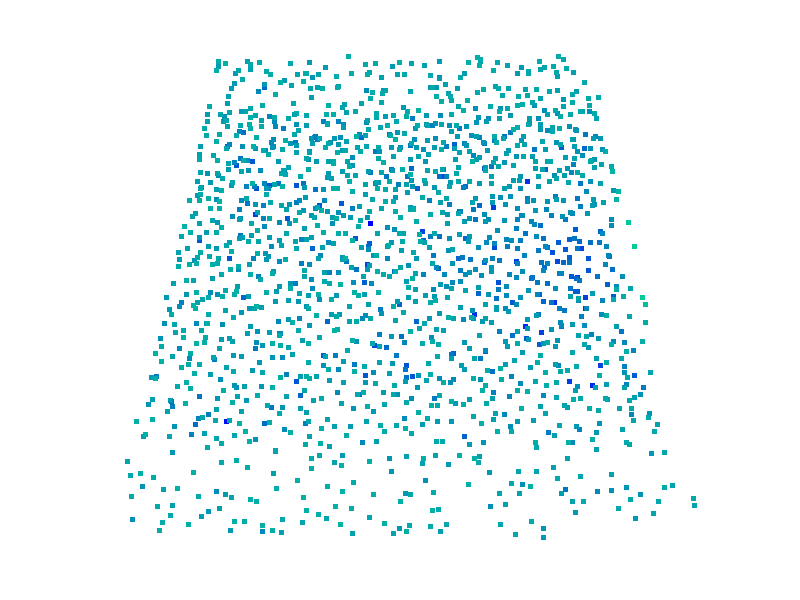
#> input picture render_test/abs2/d5e6-task-0-hm-ls-demo-lr0.03/ScreenCapture_2024-12-13-07-01-10.png, 800 x 600 px, given in place of 1.png, which was not available
$ python plot_trajectory.py
#> lines starting #> are read from the running program, lines starting #| are printed output that depends on the picture; pictures that were not available may be replaced by others from this repository, and a replacement may not be noted
### paths.py
"""Repository-level path helpers.

All paths are resolved relative to the repository root (the directory that
contains this file), so helpers work regardless of the current working
directory or how Python is invoked.

Usage in any script::

    import sys, os
    sys.path.insert(0, os.path.join(os.path.dirname(os.path.realpath(__file__)), '..'))  # scripts/
    # or two levels up for scripts/subdir/
    from paths import result_dir_from_legacy_log, task_target_dir, ...
"""

from pathlib import Path

_REPO_ROOT = Path(__file__).resolve().parent

_LEGACY_RESULT_DIRS = {
    'log-sys_id':                    ('results', 'system-identification', 'soil'),
    'log-sys_id_sand':               ('results', 'system-identification', 'sand'),
    'log-abs0':                      ('results', 'trajectory-optimization', 'soil'),
    'log-abs2':                      ('results', 'skill-parameter-optimization', 'soil'),
    'log-abs2_sand':                 ('results', 'skill-parameter-optimization', 'sand'),
    'log-abs2-rg':                   ('results', 'skill-parameter-optimization-rectified-gradient', 'soil'),
    'log-abs2-rg_sand':              ('results', 'skill-parameter-optimization-rectified-gradient', 'sand'),
    'log-abs2-cmamae':               ('results', 'baselines', 'cma-mae', 'soil'),
    'log-abs2-cmamae_sand':          ('results', 'baselines', 'cma-mae', 'sand'),
    'log-abs2-sac':                  ('results', 'baselines', 'sac', 'soil'),
    'log-grad-analysis':             ('results', 'analysis', 'gradient'),
    'log-substep-grad-analysis':     ('results', 'analysis', 'substep-gradient'),
    'log-loss-analysis':             ('results', 'analysis', 'loss-landscape'),
    'log-abs2-old-demo':             ('results', 'legacy', 'skill-parameter-optimization', 'soil-old-demo'),
    'log-abs2-old_grad':             ('results', 'legacy', 'skill-parameter-optimization', 'soil-old-gradient'),
    'log-abs2_sand-old-demo':        ('results', 'legacy', 'skill-parameter-optimization', 'sand-old-demo'),
    'log-abs2_sand-old_grad':        ('results', 'legacy', 'skill-parameter-optimization', 'sand-old-gradient'),
}


def repo_root() -> str:
    return str(_REPO_ROOT)


def repo_path(*parts) -> str:
    return str(_REPO_ROOT.joinpath(*parts))


# [5 lines left out: function _material_suffix, not called in this run]


# ── data ────────────────────────────────────────────────────────────────────

def trajectories_dir() -> str:
    return repo_path('data', 'trajectories')


def task_target_dir(material='soil') -> str:
    return repo_path('data', 'task-targets', _material_suffix(material))


def system_identification_target_dir(material='soil') -> str:
    return repo_path('data', 'system-identification-targets', _material_suffix(material))


def data_config_path(filename) -> str:
    return repo_path('data', 'configs', filename)


def data_calibration_path(filename) -> str:
    return repo_path('data', 'calibration', filename)


# ── results ──────────────────────────────────────────────────────────────────

# [6 lines left out: function result_dir_from_legacy_log, not called in this run]


# ── archive ───────────────────────────────────────────────────────────────────

def render_output_dir(*parts) -> str:
    return repo_path('archive', 'render_outputs', *parts)

### scripts/data_generation/plot_trajectory.py
import os, sys
sys.path.insert(0, os.path.join(os.path.dirname(os.path.realpath(__file__)), '..', '..'))
import numpy as np
import imageio.v3 as iio
import matplotlib.pyplot as plt
from PIL import Image
from paths import render_output_dir

script_path = os.path.dirname(os.path.realpath(__file__))
script_path = os.path.join(script_path, '..')
colour_pool = ['#a42423', '#e89da0',
               '#a55d35', '#efbf6a',
               '#566d40', '#abde70',
               '#22326f', '#4296d2',
               '#662d5e', '#ad3bad']
plt.rcParams['pdf.fonttype'] = 42
plt.rcParams['ps.fonttype'] = 42
plt.rcParams['font.family'] = 'serif'
plt.rcParams["mathtext.fontset"] = "stix"
plt.rcParams['font.serif'] = ['Times New Roman'] + plt.rcParams['font.serif']
plt.rcParams["font.weight"] = "normal"
plt.rcParams.update({'font.size': 14})


def plot_trajectory(dirs, mat=''):
#> called with mat = ''
    folder = render_output_dir(f'abs2{mat}')
    fig, ax = plt.subplots(2*3, 12, figsize=(11*2+0.3, 4*3),
                           gridspec_kw={'width_ratios': [1, 1, 1, 1, 1, 1, 1, 1, 0.3, 1, 1, 1]})
    plt.subplots_adjust(wspace=0.02, hspace=0)
    for task in range(3):
        case = dirs[task]
        fig_path = os.path.join(folder, case, f'imgs{mat}')
        if task == 0:
            sim_pic_ids = [0, 20, 40, 60, 80, 100, 120, 140]
            real_pic_margin = (120, -10)
        elif task == 1:
            sim_pic_ids = [0, 20, 40, 60, 80, 100, 120, 140]
            real_pic_margin = (50, -20)
        else:
            sim_pic_ids = [0, 20, 40, 60, 80, 100, 120, 140]
            real_pic_margin = (70, -30)
        for i in range(len(sim_pic_ids)):
            img = iio.imread(os.path.join(fig_path, f'{i+1}.png'))[:, real_pic_margin[0]:real_pic_margin[1], :]
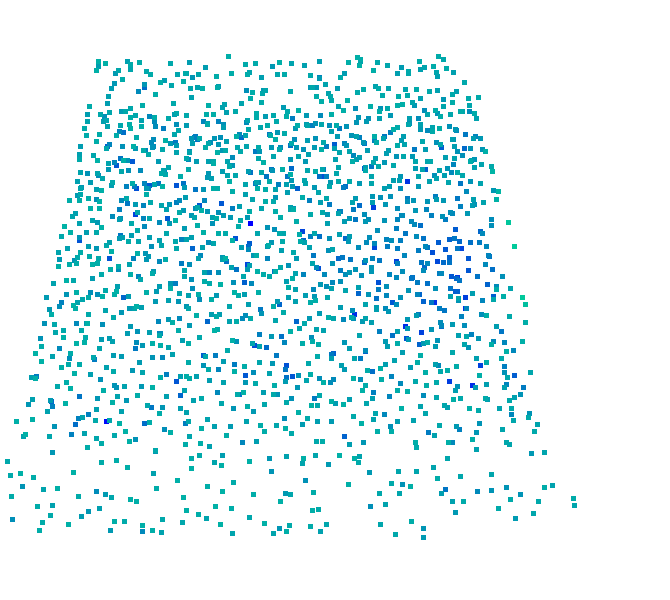
#> img: shape (600, 670, 3); mean R, G, B 231.3, 245.6, 247.8
            img = Image.fromarray(img).resize((1600, 1600))
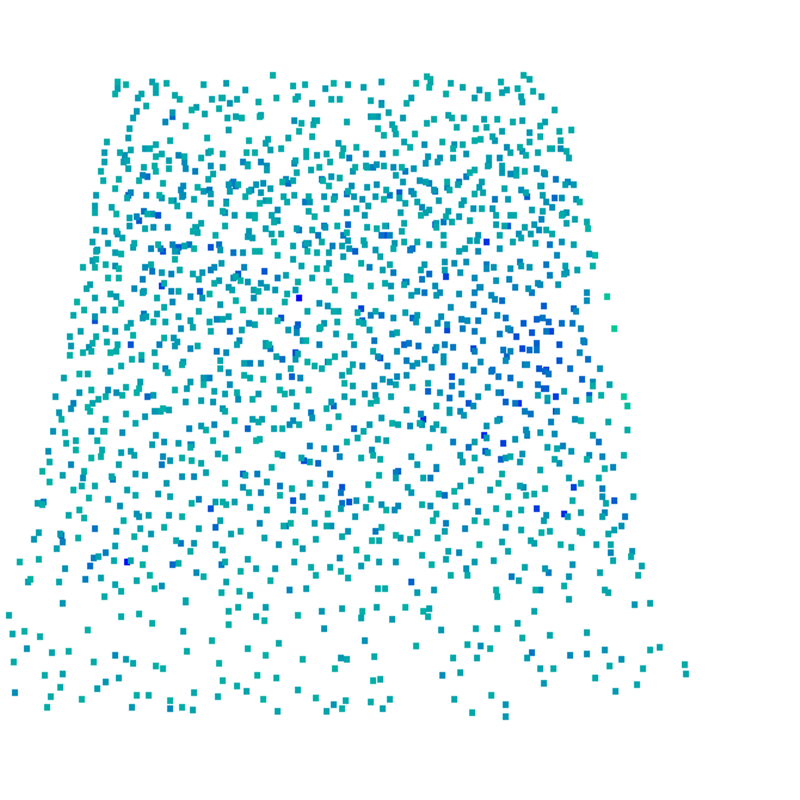
#> img: PIL image 1600x1600 RGB (shown at 1/2 size); mean R, G, B 231.2, 245.3, 247.6
            ax[task*2+0, i].imshow(img)
            img_ = iio.imread(os.path.join(fig_path, f'img_{sim_pic_ids[i]}.png'))[:, 90:-70, :]
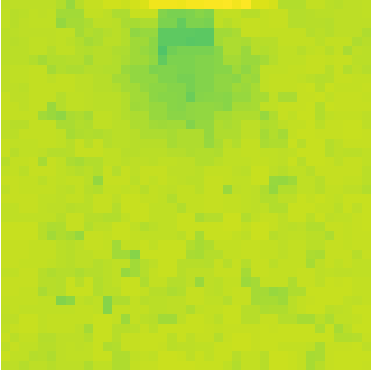
#> input picture render_test/abs2/d5e6-task-0-hm-ls-demo-lr0.03/height_map.png, 371 x 371 px, given in place of img_0.png, which was not available
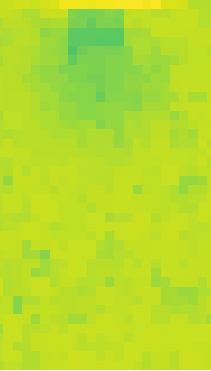
#> img_: shape (371, 211, 4); mean R, G, B, A 180.8, 220.7, 43.8, 255
            img_ = Image.fromarray(img_).resize((1600, 1600))
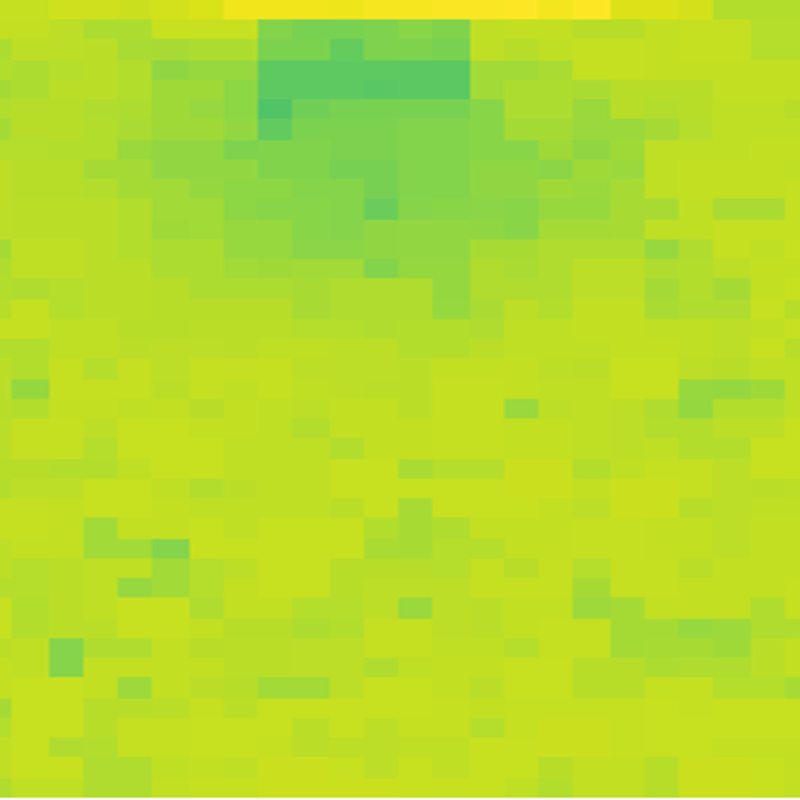
#> img_: PIL image 1600x1600 RGBA (shown at 1/2 size); mean R, G, B, A 180.7, 220.7, 43.8, 255
            ax[task*2+1, i].imshow(img_)
        ax[task*2+0, 0].set_ylabel('Real Trajectory')
        ax[task*2+1, 0].set_ylabel('Sim Trajectory')

        hm = iio.imread(os.path.join(fig_path, '..', f'height_map{mat}.png'))
        if task == 0:
            ax[task*2+1, 9].imshow(np.rot90(np.rot90(hm)))
        else:
            ax[task*2+1, 9].imshow(np.rot90(np.rot90(np.rot90(hm))))

        ax[task*2+1, 9].set_ylabel('Height Map')
        pcd = iio.imread(os.path.join(fig_path, '..', 'pcd_sim.png'))
        ax[task*2+0, 9].imshow(pcd[110:-110, 150:-150, :])
        ax[task*2+0, 9].set_ylabel('Point Cloud')

        hm = iio.imread(os.path.join(fig_path, '..', 'pcd_0_cropped_norm_z_aligned_height_map-res40.png'))
        ax[task*2+1, 10].imshow(np.rot90(np.rot90(np.rot90(hm))))
        pcd_ = iio.imread(os.path.join(fig_path, '..', 'pcd_real.png'))
        ax[task*2+0, 10].imshow(pcd_[50:-50, 50:-50, :])
        if task == 1:
            ax[task * 2 + 0, 10].imshow(pcd_[70:-70, 70:-70, :])

        hm_target = iio.imread(os.path.join(fig_path, '..', '..',
                                            f'pcd_{task}_cropped_norm_z_aligned_height_map-res40.png'))
        ax[task*2+1, 11].imshow(np.rot90(np.rot90(np.rot90(hm_target))))
        pcd_target = iio.imread(os.path.join(fig_path, '..', '..', f'task_{task}_pcd.png'))
        ax[task*2+0, 11].imshow(pcd_target[50:-50, 50:-50, :])

        for n in range(12):
            ax[task*2+0, n].set_xticks([])
            ax[task*2+0, n].set_yticks([])
            ax[task*2+0, n].spines[['right', 'top', 'bottom', 'left']].set_visible(False)
            ax[task*2+1, n].set_xticks([])
            ax[task*2+1, n].set_yticks([])
            ax[task*2+1, n].spines[['right', 'top', 'bottom', 'left']].set_visible(False)

        ax[0, 9].set_title('Simulation')
        ax[0, 10].set_title('Real')
        ax[0, 11].set_title('Target')

    if mat == '':
        mat = '_soil'
    plt.savefig(os.path.join(folder, f'trajectory{mat}.pdf'), dpi=500,
                bbox_inches='tight', pad_inches=0.01)


dirs_sand = [
    'd5e6-task-0-hm-ls-lr0.03',
    'd5e6-task-1-hm-ls-demo-lr0.03',
    'd5e6-task-2-hm-ls-demo-lr0.03'
]
dirs_soil = [
    'd5e6-task-0-ls-lr0.03',
    'd5e6-task-1-ls-demo-lr0.03',
    'd5e6-task-2-ls-demo-lr0.03'
]

#> (the run stopped early here; a loop or call above may not have finished)
